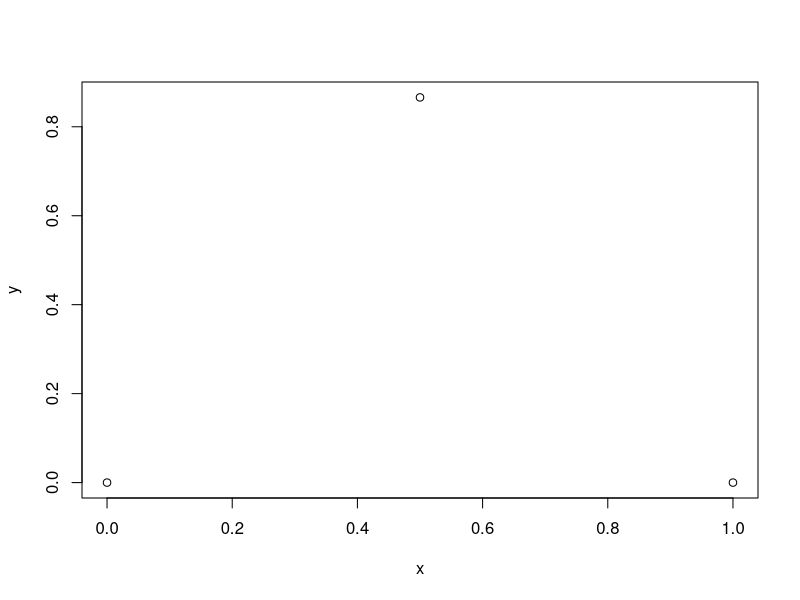
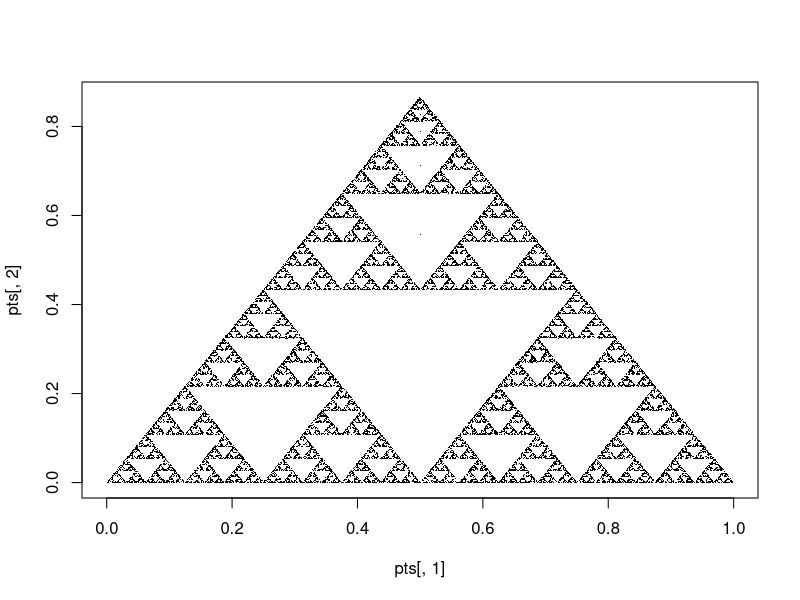
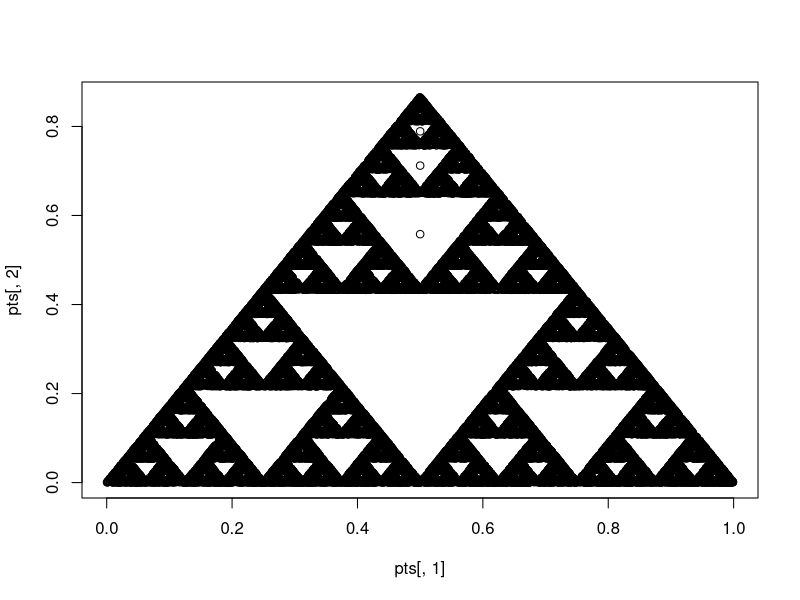
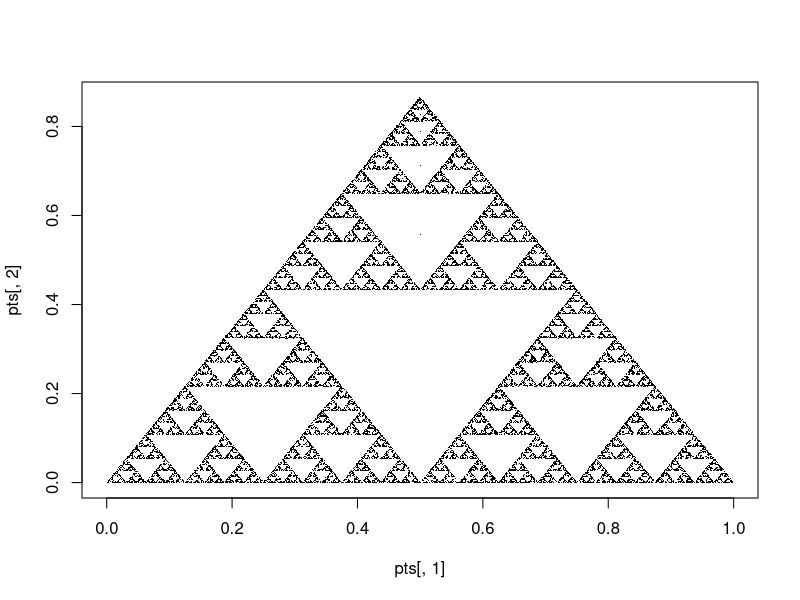
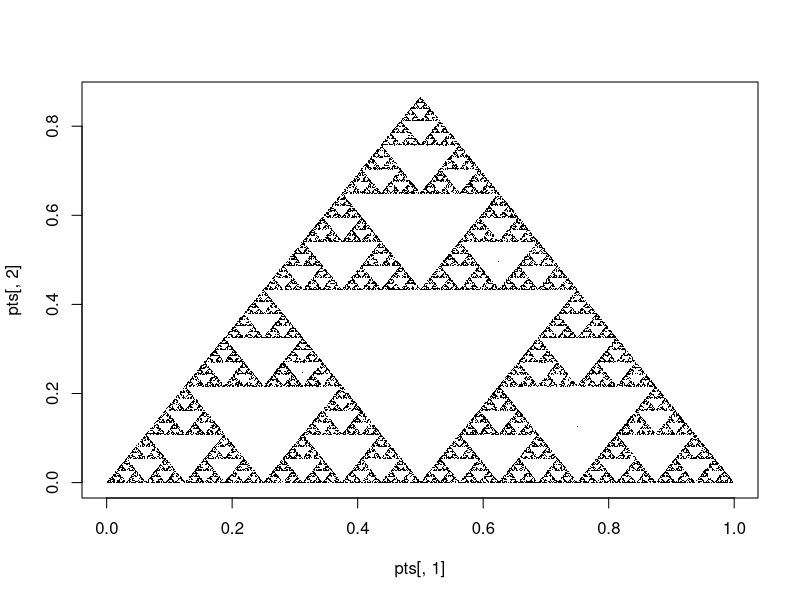
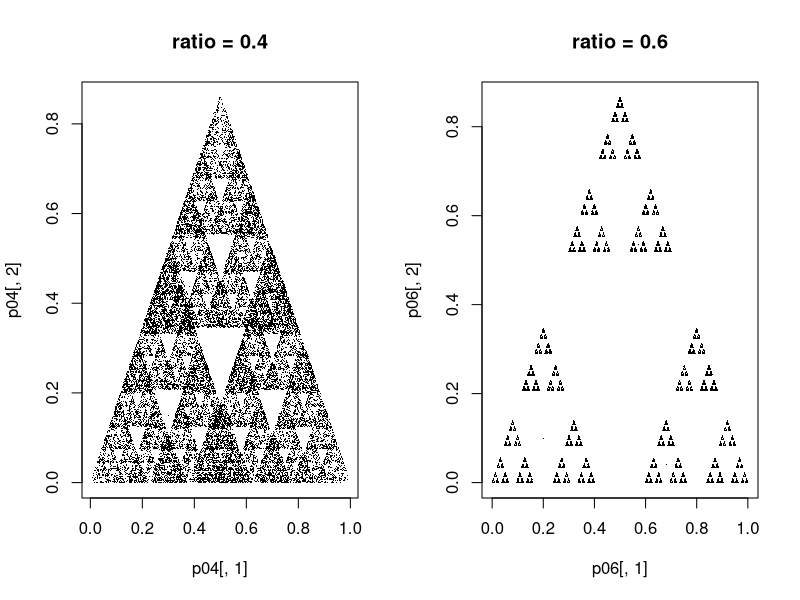
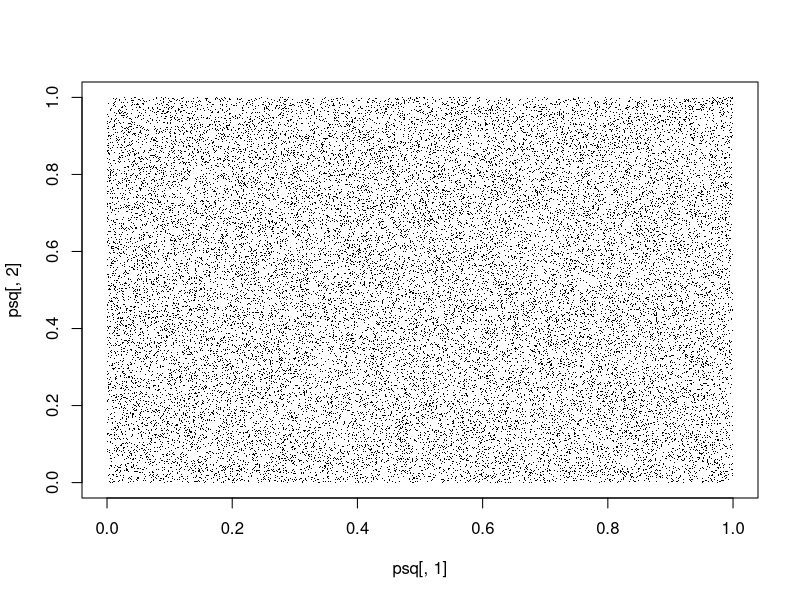
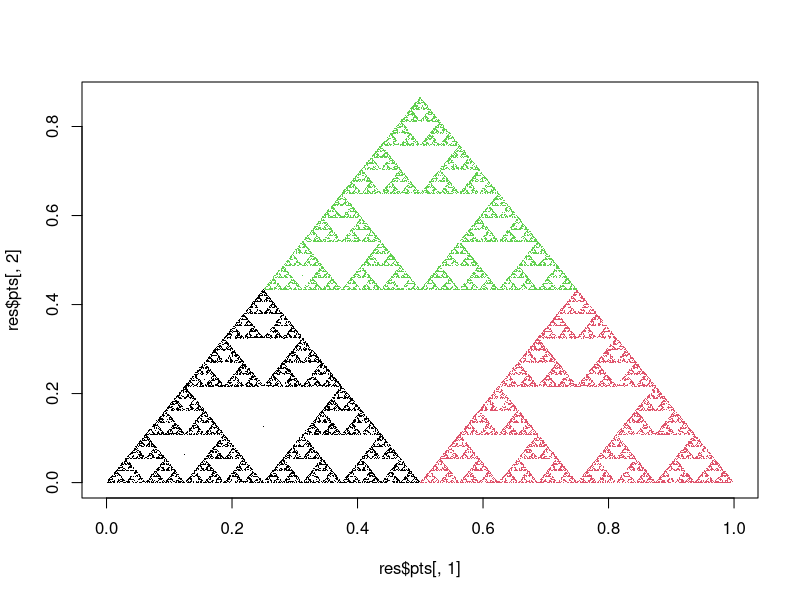

Reproduce these figures in R, in order.

######### Solution: The Chaos Game and Vectorisation

######### Step 1: the corners
# Row k holds the (x, y) coordinates of corner k
V <- matrix(c(0,   0,            # corner 1
              1,   0,            # corner 2
              0.5, sqrt(3)/2),   # corner 3
            nrow = 3, ncol = 2, byrow = TRUE)

plot(V[, 1], V[, 2], xlab = "x", ylab = "y")


######### Step 2: a first (slow) version
# Q1: complete chaos_slow and check we obtain the Sierpinski triangle
chaos_slow <- function(n){
  x <- 0.5; y <- 0.25
  xs <- c(); ys <- c()          # empty results
  for(i in 1:n){
    u <- runif(1)
    k <- as.integer(u * 3) + 1  # corner 1, 2, 3
    x <- (x + V[k, 1]) / 2      # move half-way to corner k
    y <- (y + V[k, 2]) / 2
    xs <- c(xs, x)              # grow one element
    ys <- c(ys, y)             # at a time -- slow!
  }
  return(cbind(xs, ys))
}

pts <- chaos_slow(3e4)
plot(pts[, 1], pts[, 2], pch = ".")   # the Sierpinski triangle appears

# Q2: pch = "." is far better than the default for 30 000 points:
#     the default circles overlap into a black blob, hiding the fractal holes.
plot(pts[, 1], pts[, 2])              # default: a smudge
plot(pts[, 1], pts[, 2], pch = ".")   # dots: the structure is visible




######### Step 3: how fast is it?
for(n in c(2000, 20000, 100000)){
  tic <- Sys.time()
  chaos_slow(n)
  print( Sys.time() - tic )
}

# Q3: multiplying n by 10 multiplies the time by MUCH more than 10
#     (closer to 100), because the cost grows like n^2, not like n.
# Q4: almost all the time goes into "xs <- c(xs, x)": each step R builds a
#     brand-new, longer vector and copies everything across. The actual
#     arithmetic is trivial; the copying dominates.


######### Fix 1: pre-allocate the storage
chaos_prealloc <- function(n){
  x <- 0.5; y <- 0.25
  pts <- matrix(0, nrow = n, ncol = 2)  # allocate now, once
  for(i in 1:n){
    u <- runif(1)
    k <- as.integer(u * 3) + 1
    x <- (x + V[k, 1]) / 2
    y <- (y + V[k, 2]) / 2
    pts[i, ] <- c(x, y)                 # fill an existing row (no copying!)
  }
  return(pts)
}

# Q5: time chaos_prealloc against chaos_slow at n = 1e5
n <- 1e5

tic <- Sys.time(); tmp <- chaos_slow(n);     print( Sys.time() - tic )
tic <- Sys.time(); tmp <- chaos_prealloc(n); print( Sys.time() - tic )
# Pre-allocation alone gives a huge speed-up (often 100x or more):
# the n^2 copying is gone, so the cost now grows only like n.


######### Fix 2: vectorise the randomness
# Make ALL the corner choices in one runif() call, before the loop
choices <- as.integer(runif(6) * 3) + 1   # 6 draws
choices
V[choices, ]                              # one row per chosen corner

# Q6: complete chaos_fast and check it still draws the triangle
chaos_fast <- function(n){
  choices <- as.integer(runif(n) * 3) + 1  # all picks, one call
  Vc <- V[choices, ]                       # all corners, no loop

  pts <- matrix(0, n, 2)                    # pre-allocated (Fix 1)
  x <- 0.5; y <- 0.25
  for(i in 1:n){
    x <- (x + Vc[i, 1]) / 2                 # use Vc[i, ] in place of V[k, ]
    y <- (y + Vc[i, 2]) / 2
    pts[i, ] <- c(x, y)
  }
  return(pts)
}

pts <- chaos_fast(3e4)
plot(pts[, 1], pts[, 2], pch = ".")        # still the Sierpinski triangle

# Q7: time all three versions at n = 1e5
n <- 1e5

tic <- Sys.time(); tmp <- chaos_slow(n);     t_slow     <- Sys.time() - tic
tic <- Sys.time(); tmp <- chaos_prealloc(n); t_prealloc <- Sys.time() - tic
tic <- Sys.time(); tmp <- chaos_fast(n);     t_fast     <- Sys.time() - tic

# A small table of timings (numbers vary by machine)
timings <- data.frame(
  version = c("chaos_slow", "chaos_prealloc", "chaos_fast"),
  seconds = c(as.numeric(t_slow, units = "secs"),
              as.numeric(t_prealloc, units = "secs"),
              as.numeric(t_fast, units = "secs"))
)
print(timings)
# slow >> prealloc > fast : pre-allocation removes the n^2 cost,
# and vectorising runif removes the per-call overhead of n draws.


######### Step 4: a fully vectorised measurement (no loop)
pts <- chaos_fast(1e5)

# Q8: how many points have x-coordinate less than 0.5
sum(pts[, 1] < 0.5)

# Q9: distance from every point to corner 1, at the origin (0, 0)
dist_to_corner1 <- sqrt(pts[, 1]^2 + pts[, 2]^2)
head(dist_to_corner1)


######### Challenge

# Q10: a different ratio.  x <- x + ratio * (V[k,1] - x)
chaos_ratio <- function(n, ratio){
  choices <- as.integer(runif(n) * 3) + 1
  Vc <- V[choices, ]
  pts <- matrix(0, n, 2)
  x <- 0.5; y <- 0.25
  for(i in 1:n){
    x <- x + ratio * (Vc[i, 1] - x)
    y <- y + ratio * (Vc[i, 2] - y)
    pts[i, ] <- c(x, y)
  }
  return(pts)
}

par(mfrow = c(1, 2))
p04 <- chaos_ratio(3e4, ratio = 0.4)
plot(p04[, 1], p04[, 2], pch = ".", main = "ratio = 0.4")
p06 <- chaos_ratio(3e4, ratio = 0.6)
plot(p06[, 1], p06[, 2], pch = ".", main = "ratio = 0.6")
par(mfrow = c(1, 1))
# ratio = 0.5 gives the classic Sierpinski triangle.
# ratio = 0.4 (jumps shorter) pulls the points inward: the copies overlap
#   and the crisp fractal holes are lost. 
# ratio = 0.6 (jumps longer) pushes points outward: the three copies
#   shrink, leave gaps, and no longer tile the triangle cleanly.

# Q11: four corners of a square, pick one of four at random
Vsq <- matrix(c(0, 0,
                1, 0,
                1, 1,
                0, 1), nrow = 4, ncol = 2, byrow = TRUE)

chaos_square <- function(n){
  choices <- as.integer(runif(n) * 4) + 1   # one of four corners
  Vc <- Vsq[choices, ]
  pts <- matrix(0, n, 2)
  x <- 0.5; y <- 0.5
  for(i in 1:n){
    x <- (x + Vc[i, 1]) / 2
    y <- (y + Vc[i, 2]) / 2
    # Change to 1/3 to see a Sierpinski carpet appear:
    # x <- x * 1/3 + Vc[i, 1] * 2/3
    # y <- y * 1/3 + Vc[i, 2] * 2/3
    pts[i, ] <- c(x, y)
  }
  return(pts)
}

psq <- chaos_square(3e4)
plot(psq[, 1], psq[, 2], pch = ".")
# With ratio 1/2 the square just fills up uniformly -- NO fractal appears,
# because half-way jumps to four corners can reach every point in the square.
# (A Sierpinski carpet needs a different rule, e.g. a ratio of 1/3.)

# Q12: colour each point by the corner it jumped to
chaos_fast_col <- function(n){
  choices <- as.integer(runif(n) * 3) + 1
  Vc <- V[choices, ]
  pts <- matrix(0, n, 2)
  x <- 0.5; y <- 0.25
  for(i in 1:n){
    x <- (x + Vc[i, 1]) / 2
    y <- (y + Vc[i, 2]) / 2
    pts[i, ] <- c(x, y)
  }
  return(list(pts = pts, choices = choices))
}

res <- chaos_fast_col(3e4)
plot(res$pts[, 1], res$pts[, 2], pch = ".", col = res$choices)
# Each of the three sub-triangles is dominated by one colour: the corner
# you last jumped to tells you which third of the picture you land in.
